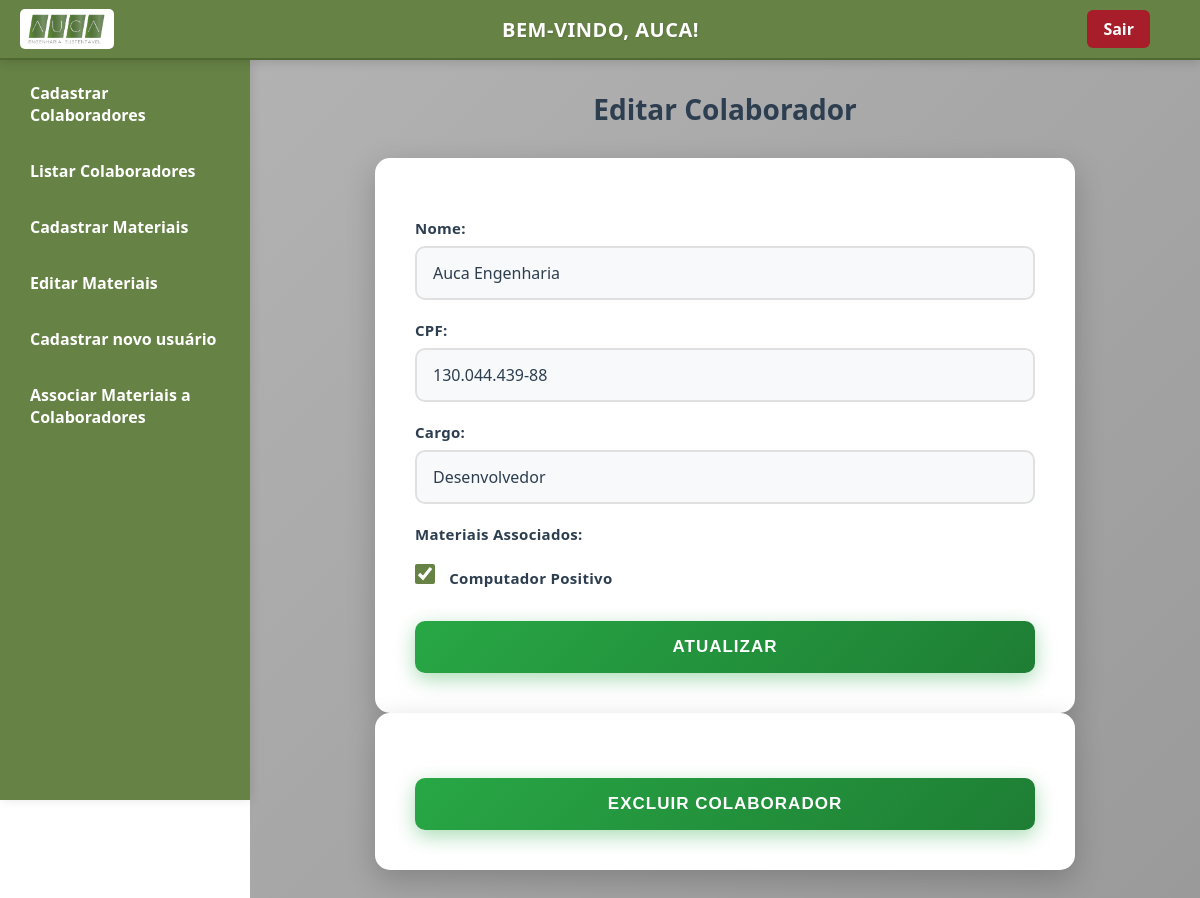
Page /editar_colaborador.php?id=5 (signed in) on the committed database.
### tables this page shows
CREATE TABLE `colaboradores` (
  `id` int(11) NOT NULL,
  `nome` varchar(100) NOT NULL,
  `cpf` varchar(14) NOT NULL,
  `cargo` varchar(100) NOT NULL
);

CREATE TABLE `materiais` (
  `id` int(11) NOT NULL,
  `nome` varchar(100) NOT NULL,
  `origem` varchar(100) NOT NULL
);

### editar_colaborador.php (the view, shortened to what this page needs)
<?php
$servername = "localhost";
$db_username = "root";
$db_password = "";
$dbname = "auca_engenharia";
$conn = new mysqli($servername, $db_username, $db_password, $dbname);
$id = intval($_GET['id']);
$stmt = $conn->prepare("SELECT nome, cpf, cargo FROM colaboradores WHERE id = ?");
$stmt->bind_param("i", $id);
$stmt->execute();
$result = $stmt->get_result();
$colaborador = $result->fetch_assoc();
$stmtMat = $conn->prepare("
    SELECT m.id, m.nome
    FROM materiais m
    INNER JOIN colaborador_materiais cm ON m.id = cm.material_id
    WHERE cm.colaborador_id = ?
    ORDER BY m.nome
");
$stmtMat->bind_param("i", $id);
$stmtMat->execute();
$resMat = $stmtMat->get_result();
$materiais_associados = [];
while ($rowMat = $resMat->fetch_assoc()) {
    $materiais_associados[] = $rowMat;
}
?>
<!DOCTYPE html>
<html lang="pt-br">
<head>
<link rel="stylesheet" href="css/colaboradores_novo_usuario.css" />
</head>
<body>
<div class="navbar">
    <img src="imagens/logo_nova.png" alt="Logo AUCA" class="logo" />
    <h1>Bem-vindo, <?php echo htmlspecialchars($_SESSION['usuario']); ?>!</h1>
    <a href="logout.php" class="logout">Sair</a>
</div>
<div class="sidebar">
    <a href="colaboradores.php">Cadastrar Colaboradores</a>
    <a href="listar_colaboradores.php">Listar Colaboradores</a>
    <a href="materiais.php">Cadastrar Materiais</a>
    <a href="listar_materiais.php">Editar Materiais</a>
    <a href="novo_usuario.php">Cadastrar novo usuário</a>
    <a href="associar_materiais.php">Associar Materiais a Colaboradores</a>
</div>
<div class="main-content">
    <h2>Editar Colaborador</h2>
    <form method="POST" action="">
        <label for="nome">Nome:</label>
        <input type="text" id="nome" name="nome" required value="<?php echo htmlspecialchars($colaborador['nome']); ?>">
        <label for="cpf">CPF:</label>
        <input type="text" id="cpf" name="cpf" maxlength="14" required value="<?php echo htmlspecialchars($colaborador['cpf']); ?>">
        <label for="cargo">Cargo:</label>
        <input type="text" id="cargo" name="cargo" required value="<?php echo htmlspecialchars($colaborador['cargo']); ?>">
        <div class="materiais-list">
            <label>Materiais Associados:</label>
            <?php if (count($materiais_associados) > 0): ?>
                <?php foreach ($materiais_associados as $material): ?>
                    <label>
                        <input type="checkbox" name="materiais[]" value="<?php echo $material['id']; ?>" checked>
                        <?php echo htmlspecialchars($material['nome']); ?>
                    </label>
                <?php endforeach; ?>
            <?php else: ?>
                <p>Nenhum material associado.</p>
            <?php endif; ?>
        </div>
        <button type="submit">Atualizar</button>
    </form>
    <form method="POST" action="" onsubmit="return confirmarExclusao();">
        <button type="submit" class="btn-delete">Excluir Colaborador</button>
    </form>
</div>
</body>
</html>

### css/colaboradores_novo_usuario.css (style rules this page uses)
* { margin: 0; padding: 0; box-sizing: border-box; }
html, body { height: 100%; font-family: 'Segoe UI', Tahoma, Geneva, Verdana, sans-serif; color: #2c3e50; width: 100%; overflow-x: hidden; }
.navbar { width: 100%; height: 60px; background-color: #668245; display: flex; align-items: center; padding: 0 20px; position: fixed; top: 0; left: 0; border-bottom: 2px solid #506831; z-index: 1000; justify-content: space-between; color: white; box-shadow: 0 2px 10px rgba(0, 0, 0, 0.15); }
.navbar .logo { height: 40px; border-radius: 5px; transition: transform 0.3s ease; }
.navbar h1 { margin: 0 auto; font-size: 20px; flex-grow: 1; text-align: center; color: white; font-weight: 600; letter-spacing: 0.5px; }
.navbar .logout { background-color: #a71d2a; padding: 8px 16px; border-radius: 6px; text-decoration: none; color: white; font-weight: bold; transition: all 0.3s ease; margin-right: 30px; }
.sidebar { width: 250px; background-color: #668245; display: flex; flex-direction: column; position: fixed; top: 60px; left: 0; height: calc(100vh - 60px); padding: 10px; box-sizing: border-box; color: white; overflow-y: auto; box-shadow: 2px 0 10px rgba(0, 0, 0, 0.1); }
.sidebar a { color: white; padding: 12px 20px; margin-bottom: 10px; border-radius: 8px; text-decoration: none; font-size: 16px; font-weight: 600; background-color: transparent; display: block; transition: all 0.3s ease; }
.main-content { margin-left: 250px; padding: 90px 30px 30px; background: linear-gradient(135deg, #B3B3B3 0%, #9a9a9a 100%); color: #2c3e50; min-height: 100vh; box-sizing: border-box; }
.main-content > * { max-width: 700px; margin-left: auto; margin-right: auto; }
h1 { margin: 0 0 40px 0; text-align: center; font-weight: 700; color: #2c3e50; font-size: 32px; text-transform: uppercase; letter-spacing: 1px; text-shadow: 1px 1px 2px rgba(0, 0, 0, 0.1); }
h2 { color: #2c3e50; font-size: 28px; font-weight: 700; text-align: center; margin-bottom: 30px; }
form { max-width: 500px; margin: 0 auto; background-color: white; padding: 40px; border-radius: 15px; box-shadow: 0 10px 30px rgba(0, 0, 0, 0.2); }
label { display: block; font-weight: 600; margin-top: 20px; margin-bottom: 8px; color: #2c3e50; font-size: 15px; letter-spacing: 0.3px; }
input[type="text"], input[type="password"], input[type="email"], input[type="tel"], input[type="number"], textarea, select { width: 100%; padding: 14px 16px; border-radius: 10px; border: 2px solid #e0e0e0; box-sizing: border-box; font-size: 16px; background-color: #f8f9fa; color: #2c3e50; transition: all 0.3s ease; font-family: 'Segoe UI', Tahoma, Geneva, Verdana, sans-serif; }
::placeholder { color: #999; font-style: italic; }
button.btn, button, input[type="submit"] { background: linear-gradient(135deg, #28a745 0%, #1e7e34 100%); border: none; color: white; padding: 16px; border-radius: 10px; font-weight: 700; font-size: 17px; cursor: pointer; width: 100%; margin-top: 25px; transition: all 0.3s ease; text-transform: uppercase; letter-spacing: 1px; box-shadow: 0 6px 20px rgba(40, 167, 69, 0.4); }
input[type="checkbox"], input[type="radio"] { width: 20px; height: 20px; margin-right: 10px; cursor: pointer; accent-color: #668245; }

### rows in the picture
colaboradores: nome "Auca Engenharia", cpf "130.044.439-88", cargo "Desenvolvedor"
materiais: nome "Computador Positivo"

### other values in the picture
$_SESSION['usuario'] "AUCA"
